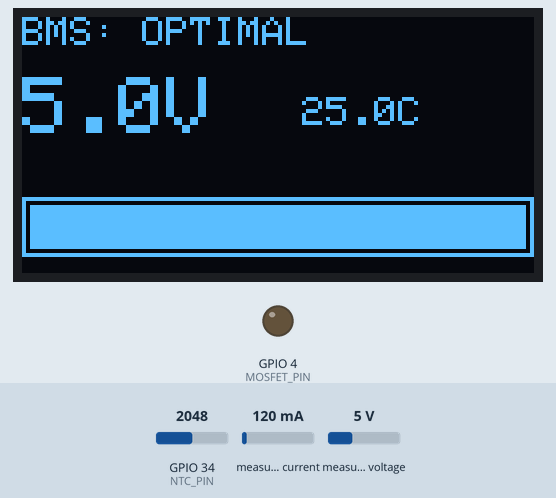
Simulated run of this sketch. Board: ESP32. Shown: 128×64 one-colour display, output pins drawn as LEDs (lit = HIGH). Inputs (shaded band) come from the test bench; at power-on: measured voltage 5 V, GPIO 34 (NTC_PIN) = 2048, measured current 120 mA. WiFi joins after 1.5 s; servers stay silent unless stated; no MQTT or app messages arrive unless stated.

Above: at 1.2 s.
1.3 s: measured voltage set to 3.3 V
At 2.6 s:
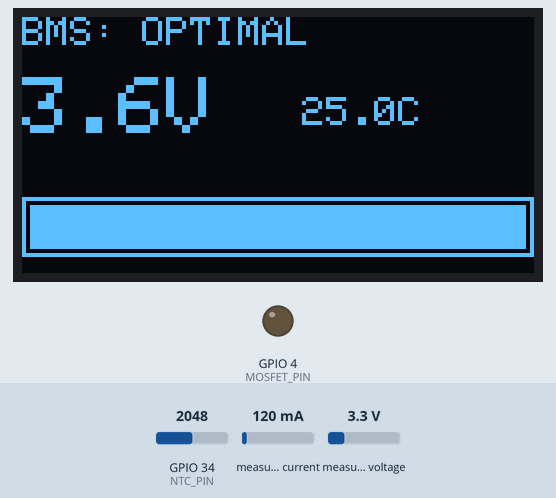
3.1 s: measured voltage set to 3.1 V
At 5.8 s:
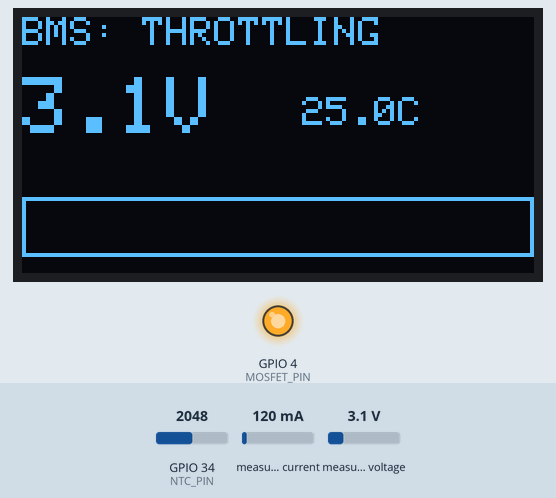
6.1 s: GPIO 34 (NTC_PIN) set to 2866
At 7.1 s:
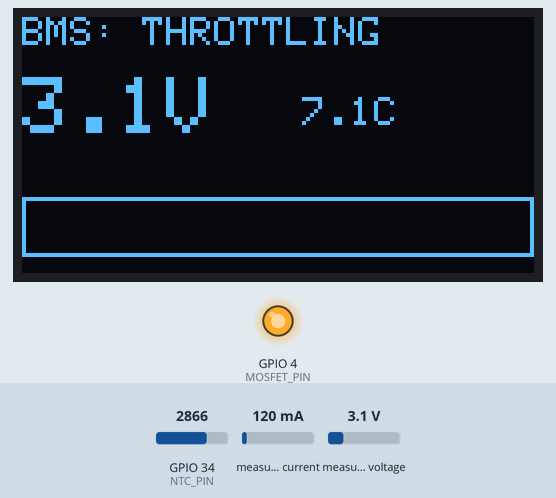
7.7 s: measured voltage set to 0.3 V
At 7.97 s:
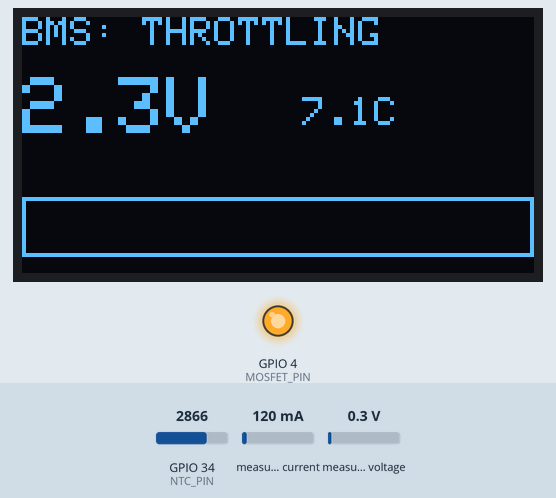
9.3 s: GPIO 34 (NTC_PIN) set to 3603
At 11.2 s:
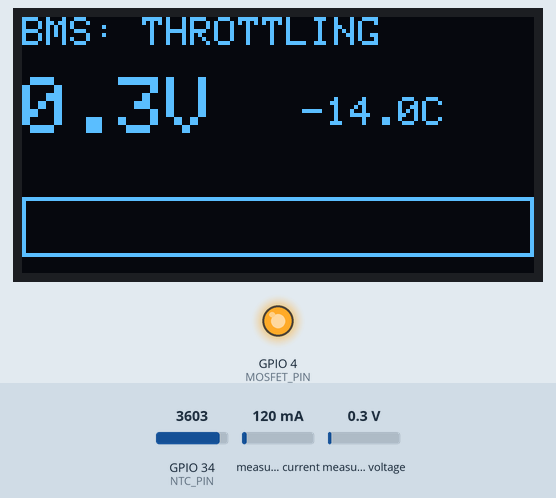
11.4 s: GPIO 34 (NTC_PIN) set to 4095
At 11.9 s:
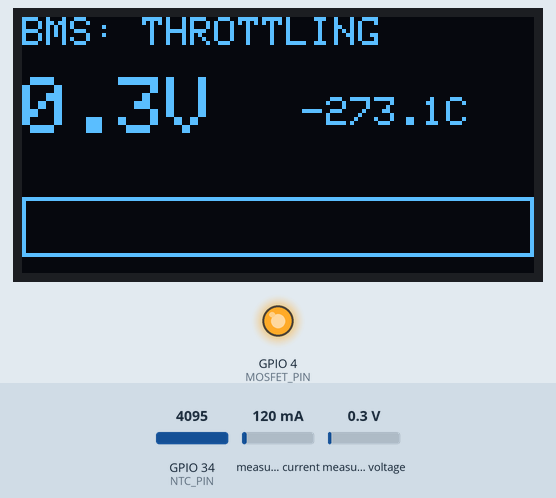
Timing chart, 0 to 14.0 s (numbered marks = the images above; inputs shaded):
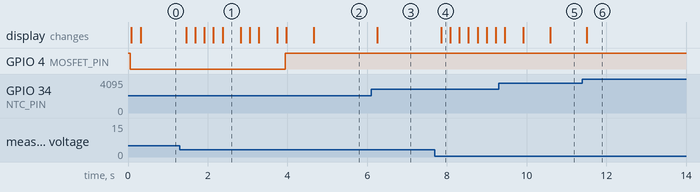

Measured:
- the behaviour switches between 3.2 and 3.1 V on measured voltage (found by bisection; images 1 and 2)
- after the input at 1.3 s, the display: first changes after 0.16 s (image 1 shows a later state)
- after the input at 3.1 s, GPIO 4 (MOSFET_PIN): LOW → HIGH after 0.85 s
- after the input at 6.1 s, the display: changes after 0.16 s (image 3)
- after the input at 7.7 s, the display: changes after 0.16 s (image 4)
- after the input at 11.4 s, the display: changes after 0.11 s (image 6)
- what the display in image 1 shows lasts 0.4 s, from 2.4 s to 2.8 s

The sketch:

SMARTBMSFINAL.ino
```cpp
#include <WiFi.h>
#include <PubSubClient.h>
#include <WebSocketsServer.h>
#include <Wire.h>
#include <Adafruit_GFX.h>
#include <Adafruit_SSD1306.h>
#include <Adafruit_INA219.h>
#include <ArduinoOTA.h>
#include <LittleFS.h>

// --- CONFIGURATION ---
const char* ssid = "Airtel_mode_0746";
const char* password = "air71632";
const char* mqtt_server = "broker.hivemq.com";

#define MOSFET_PIN 4
#define NTC_PIN 34
#define BUILTIN_LED 2
#define I2C_SDA 21
#define I2C_SCL 22

// --- KALMAN FILTER (EKF) ---
class KalmanFilter {
  public:
    KalmanFilter(float q, float r, float p, float initial_value) {
      _q = q; _r = r; _p = p; _x = initial_value;
    }
    float update(float measurement) {
      _p = _p + _q;
      _k = _p / (_p + _r);
      _x = _x + _k * (measurement - _x);
      _p = (1 - _k) * _p;
      return _x;
    }
  private:
    float _q, _r, _p, _x, _k;
};

KalmanFilter voltFilter(0.01, 0.1, 1.0, 4.0);
KalmanFilter currFilter(0.1, 0.5, 1.0, 0.0);

// --- OBJECTS ---
Adafruit_SSD1306 display(128, 64, &Wire, -1); // -1 means no hardware reset pin
Adafruit_INA219 ina219;
WiFiClient espClient;
PubSubClient mqttClient(espClient);
WebSocketsServer webSocket = WebSocketsServer(81);

// --- GLOBALS ---
volatile float shared_V = 0;
volatile float shared_mA = 0;
volatile float shared_Temp = 0;
int idle_counter = 0;

// --- TASK 1: SAFETY & DISPLAY ---
void BMS_Safety_Task(void * pvParameters) {
  for(;;) {
    // Read Sensors
    shared_V = voltFilter.update(ina219.getBusVoltage_V());
    shared_mA = currFilter.update(ina219.getCurrent_mA());

    int analogVal = analogRead(NTC_PIN);
    float resistance = 10000.0 / (4095.0 / (float)analogVal - 1.0);
    shared_Temp = 1.0 / (log(resistance / 10000.0) / 3950.0 + 1.0 / 298.15) - 273.15;

    // Logic: Inverted PWM (0 = Full ON, 255 = Full OFF due to NPN Transistor)
    int throttle = 100;
    if (shared_Temp >= 35.0) {
      throttle = map(constrain(shared_Temp, 35, 45), 35, 45, 100, 0);
    }
    if (shared_V < 3.2) throttle = 0;

    int pwmValue = map(throttle, 0, 100, 255, 0);
    analogWrite(MOSFET_PIN, pwmValue);

    // OLED Update
    display.clearDisplay();
    display.setTextColor(SSD1306_WHITE);
    display.setCursor(0,0);
    display.setTextSize(1);
    display.print("BMS: "); display.println(throttle < 100 ? "THROTTLING" : "OPTIMAL");

    display.setCursor(0, 15);
    display.setTextSize(2);
    display.print(shared_V, 1); display.print("V ");

    display.setTextSize(1);
    display.setCursor(70, 20);
    display.print(shared_Temp, 1); display.print("C");

    // Progress bar for throttle
    display.drawRect(0, 45, 128, 15, SSD1306_WHITE);
    display.fillRect(2, 47, map(throttle, 0, 100, 0, 124), 11, SSD1306_WHITE);
    display.display();

    vTaskDelay(200 / portTICK_PERIOD_MS);
  }
}

// --- TASK 2: IOT & LOGGING ---
void IoT_Comm_Task(void * pvParameters) {
  for(;;) {
    if (WiFi.status() == WL_CONNECTED) {
      ArduinoOTA.handle();
      if (!mqttClient.connected()) mqttClient.connect("SmartBMS_ESP32");
      mqttClient.loop();

      char buffer[128];
      snprintf(buffer, 128, "{\"v\":%.2f,\"i\":%.1f,\"t\":%.1f}", shared_V, shared_mA, shared_Temp);
      mqttClient.publish("smartBMS/live", buffer);
      webSocket.broadcastTXT(buffer);
    }
    vTaskDelay(2000 / portTICK_PERIOD_MS);
  }
}

void setup() {
  Serial.begin(115200);
  pinMode(MOSFET_PIN, OUTPUT);
  digitalWrite(MOSFET_PIN, HIGH); // Start OFF (Inverted logic)

  Wire.begin(I2C_SDA, I2C_SCL);

  // Robust Display Init
  if(!display.begin(SSD1306_SWITCHCAPVCC, 0x3C)) {
    Serial.println("OLED Failed!");
  } else {
    display.clearDisplay();
    display.setTextColor(SSD1306_WHITE);
    display.setCursor(10, 25);
    display.setTextSize(1);
    display.print("INITIALIZING BMS...");
    display.display();
  }

  ina219.begin();
  WiFi.begin(ssid, password);
  ArduinoOTA.begin();

  xTaskCreatePinnedToCore(BMS_Safety_Task, "BMS", 10000, NULL, 2, NULL, 1);
  xTaskCreatePinnedToCore(IoT_Comm_Task, "IoT", 10000, NULL, 1, NULL, 0);
}

void loop() {}
```
